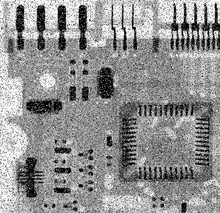
%> input picture Lab_03/DIP3E_Original_Images_CH03/Fig0335(a)(ckt_board_saltpep_prob_pt05).tif, 220 x 213 px, shrunk from 455 x 440 before the run
$ octave lab3_ckt_board_saltpep.m   (GNU Octave 9; MATLAB toolbox functions it lacks are replaced by stand-ins)
%> lines starting %> are read from the running program, lines starting %| are printed output that depends on the picture; in (x1, y1, x2, y2) boxes, pixels count from 0 and x2, y2 are one past the last pixel; in counts of white or black regions, pixels touching at a corner belong together; the program's own positions count from 1
img_raw = imread('DIP3E_Original_Images_CH03/Fig0335(a)(ckt_board_saltpep_prob_pt05).tif');
%> img_raw is the input picture: size 213x220 uint8; min 0, max 255, mean 144.3
[rows, cols, channels] = size(img_raw);
%> rows = 213; cols = 220; channels = 1
if channels == 3
    img_gray = zeros(rows, cols);
    for i = 1:rows
        for j = 1:cols
            img_gray(i,j) = 0.299*double(img_raw(i,j,1)) + ...
                            0.587*double(img_raw(i,j,2)) + ...
                            0.114*double(img_raw(i,j,3));
        end
    end
else
    img_gray = double(img_raw);
end

sz_g = 19; sig_g = 3; pg = (sz_g - 1) / 2;
kernel_g = zeros(sz_g, sz_g); cg = (sz_g + 1) / 2; k_sum = 0;
for i = 1:sz_g
    for j = 1:sz_g
        d2 = (i - cg)^2 + (j - cg)^2;
        kernel_g(i,j) = exp(-d2 / (2 * sig_g^2));
        k_sum = k_sum + kernel_g(i,j);
    end
end
kernel_g = kernel_g / k_sum;

padded_g = zeros(rows + 2*pg, cols + 2*pg);
padded_g(pg+1:rows+pg, pg+1:cols+pg) = img_gray;
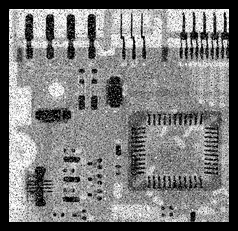
%> padded_g: size 231x238 double; min 0, max 255, mean 123
for i = 1:pg, padded_g(i, pg+1:cols+pg) = img_gray(1, :); padded_g(rows+pg+i, pg+1:cols+pg) = img_gray(rows, :); end
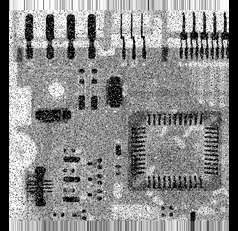
%> padded_g: size 231x238 double; 7.2% of pixels changed, all inside (x1, y1, x2, y2) = (9, 0, 229, 231)
for j = 1:pg, padded_g(:, j) = padded_g(:, pg+1); padded_g(:, cols+pg+j) = padded_g(:, cols+pg); end
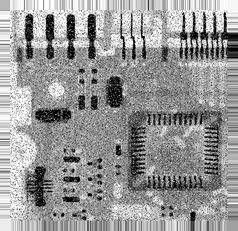
%> padded_g: size 231x238 double; 7.51% of pixels changed, all inside (x1, y1, x2, y2) = (0, 0, 238, 231)

img_gaussian = zeros(rows, cols);
%> (the run ends here)
